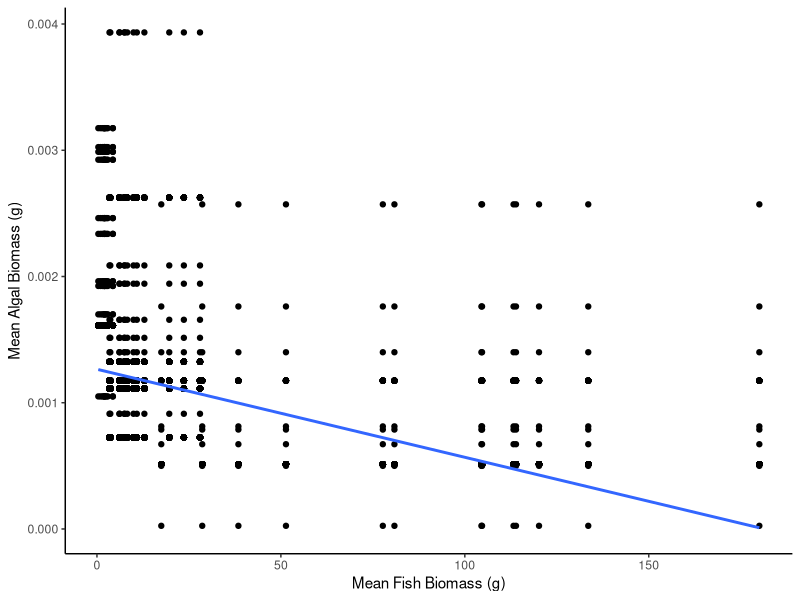
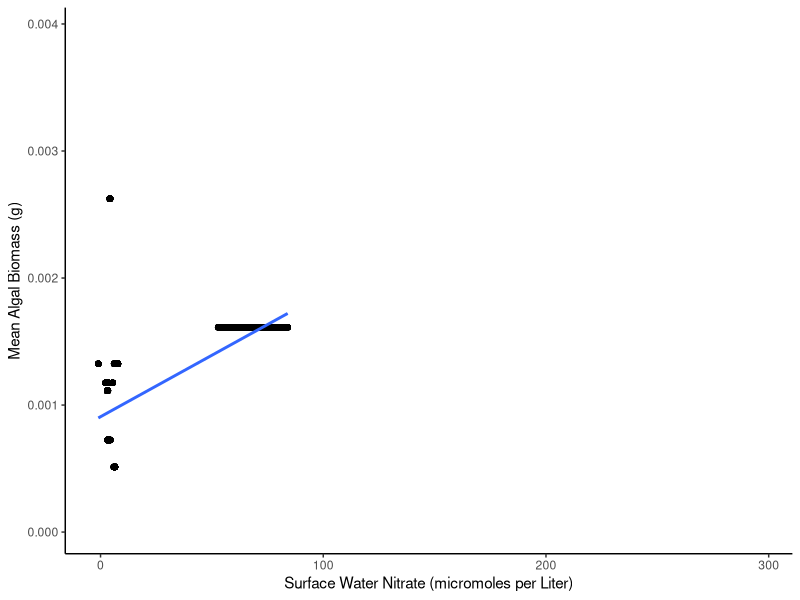
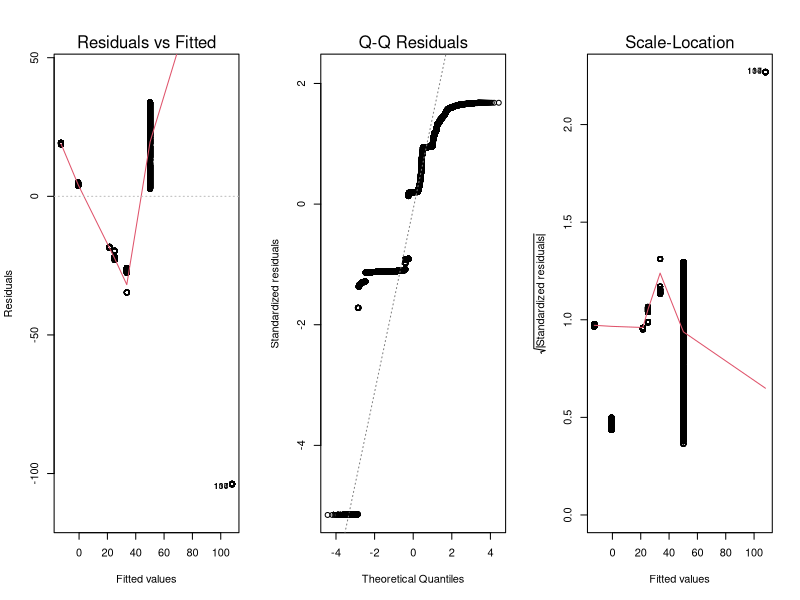
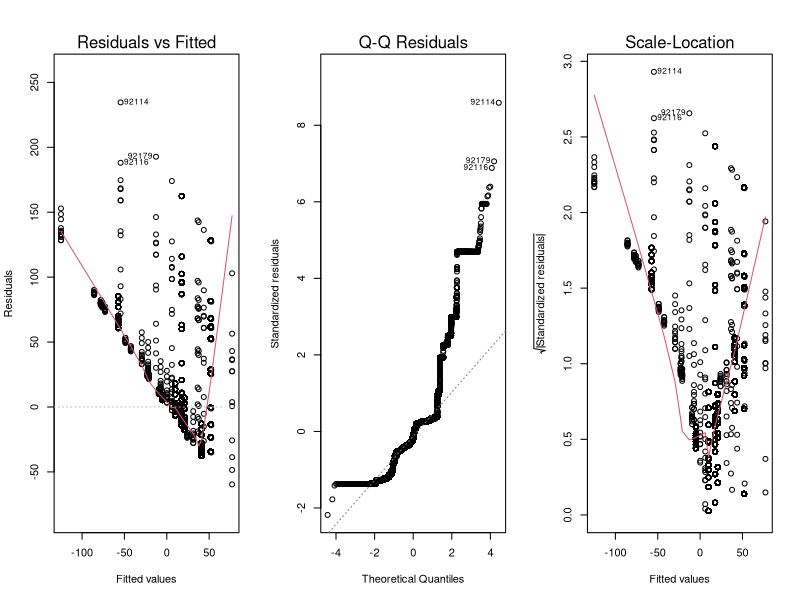

Write R code to recreate these figures, in order.
## ---- chunk 1
library(here)
library(tidyverse)
## ---- chunk 2
# Step 1: Read the CSV files into separate data frames
df1 <- read_csv(here("data", "processed", "alg_biomass_means.csv"))
df2 <- read_csv(here("data", "processed", "final_fish_count_means.csv"))
df3 <- read_csv(here("data", "processed", "waterqual_means.csv"))
df4 <- read_csv(here("data", "processed", "SW_Nitrate_means.csv"))
df5 <- read_csv(here("data", "processed", "nutrient_data_means.csv"))
## ---- chunk 3
# Step 2: Combine the data frames into one
merged_data_all <- full_join(df1, df2) %>% 
  full_join(., df3) %>% 
  full_join(., df4) %>% 
  full_join(., df5)

# Check the first few rows of the merged data frame
head(merged_data_all)

# Step 3: Write the merged data frame into a new CSV file
write_csv(merged_data_all, here("data", "processed", "merged_data.csv"))

## ---- chunk 4

linear_model1 <- lm(mean_SWN ~ mean_adjAshFreeDryMass, data = merged_data_all)
summary(linear_model1)
## ---- chunk 5
linear_model2 <- lm(mean_weight ~ mean_adjAshFreeDryMass, data = merged_data_all)
summary(linear_model2)
## ---- chunk 6
ggplot(data = merged_data_all,
       aes(x = mean_weight, 
           y = mean_adjAshFreeDryMass)) +
  labs(x= "Mean Fish Biomass (g)",
       y = "Mean Algal Biomass (g)")+
  geom_point() +
  theme_classic() +
  geom_smooth(method = "lm")
## ---- chunk 7
ggplot(data = merged_data_all,
       aes(x = mean_SWN, 
           y = mean_adjAshFreeDryMass)) +
  labs(x= "Surface Water Nitrate (micromoles per Liter)", 
       y = "Mean Algal Biomass (g)")+
  geom_point() +
  theme_classic() +
  geom_smooth(method = "lm")
## ---- chunk 8
par(mfrow = c(1, 3))
plot(linear_model1, which = c (1:3))
## ---- chunk 9
par(mfrow = c(1, 3))
plot(linear_model2, which = c (1:3))
